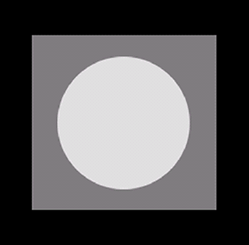
%> input picture CSE_LAB_4TH/401/401_LAB/19.Noise Model/main.bmp, 249 x 245 px
$ octave Rayleigh.m   (GNU Octave 9; MATLAB toolbox functions it lacks are replaced by stand-ins)
%> lines starting %> are read from the running program, lines starting %| are printed output that depends on the picture
clc;
close all;
clear all;

main = imread('main.bmp');
%> main is the input picture: size 245x249x3 uint8; mean R, G, B 89.4, 88.2, 89.4
Input_img=rgb2gray(main);
Input_img = double(Input_img);
%> Input_img: size 245x249 double

[M N]=size(Input_img);
%> M = 245; N = 249

B=10;
Noise=raylrnd(B,M,N);
%R = raylrnd(B) returns a matrix of random numbers chosen from the Rayleigh
%distribution with scale parameter B.


Deg_Image = Input_img+Noise;
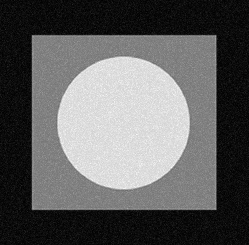
%> Deg_Image: size 245x249 double; min 0.0495, max 271.2, mean 101.2; drawn with min black and max white
%Image Normalization : 0 to 255
min_N=min(min(Deg_Image));
%> min_N = 0.0495
max_N=max(max(Deg_Image));
%> max_N = 271.2
Deg_Image=((Deg_Image-min_N).*255)./(max_N-min_N);
%end of Normalization

subplot(3,2,1);
imshow(uint8(Input_img));
title('main image');

subplot(3,2,2);
hist(Input_img);
title('Histogram of main image');

subplot(3,2,3:4);
hist(Noise);
title('Histogram of Noise image');


subplot(3,2,5);
imshow(uint8(Deg_Image));
title('Degraded image');


subplot(3,2,6);
hist(Deg_Image);
title('Histogram of Degraded image');
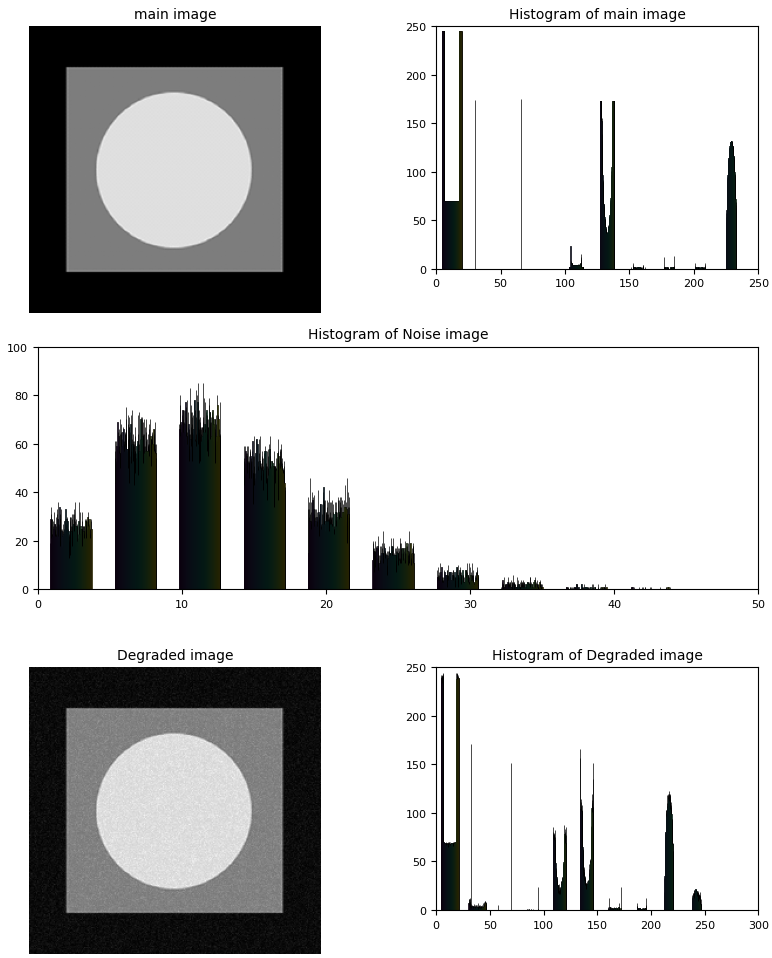
%> figure redrawn from the program's plot data, 5 panels


%imnoise
